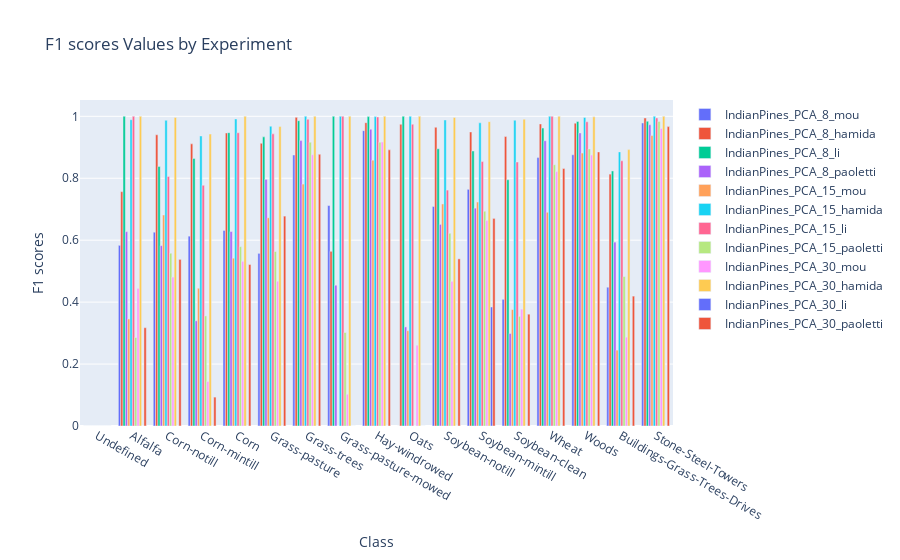

Notebook code cell kept with this figure:
### Markdown cell above
## F1 SCORES

### Code cell
ds = 'IndianPines'
dr = 'PCA'
plot_grouped_values(df_results[(df_results['Dataset'] == ds) 
                & (df_results['DR Method'] == dr)], 
                LABELS[ds],
                metric='F1 scores')

### Figure 1 — Plotly figure (JSON) as saved in the notebook; plotly's stock layout.template omitted (floating-point values rounded to 4 significant figures)
{"data": [{"name": "IndianPines_PCA_8_mou", "type": "bar", "x": ["Undefined", "Alfalfa", "Corn-notill", "Corn-mintill", "Corn", "Grass-pasture", "Grass-trees", "Grass-pasture-mowed", "Hay-windrowed", "Oats", "Soybean-notill", "Soybean-mintill", "Soybean-clean", "Wheat", "Woods", "Buildings-Grass-Trees-Drives", "Stone-Steel-Towers"], "y": [0, 0.5833, 0.6258, 0.613, 0.6314, 0.5575, 0.8752, 0.7119, 0.9537, 0, 0.7088, 0.7642, 0.409, 0.8667, 0.8759, 0.4481, 0.9785]}, {"name": "IndianPines_PCA_8_hamida", "type": "bar", "x": ["Undefined", "Alfalfa", "Corn-notill", "Corn-mintill", "Corn", "Grass-pasture", "Grass-trees", "Grass-pasture-mowed", "Hay-windrowed", "Oats", "Soybean-notill", "Soybean-mintill", "Soybean-clean", "Wheat", "Woods", "Buildings-Grass-Trees-Drives", "Stone-Steel-Towers"], "y": [0, 0.7568, 0.9403, 0.911, 0.9461, 0.9129, 0.9966, 0.5641, 0.9795, 0.9744, 0.9644, 0.9495, 0.9347, 0.9754, 0.9778, 0.8134, 0.9946]}, {"name": "IndianPines_PCA_8_li", "type": "bar", "x": ["Undefined", "Alfalfa", "Corn-notill", "Corn-mintill", "Corn", "Grass-pasture", "Grass-trees", "Grass-pasture-mowed", "Hay-windrowed", "Oats", "Soybean-notill", "Soybean-mintill", "Soybean-clean", "Wheat", "Woods", "Buildings-Grass-Trees-Drives", "Stone-Steel-Towers"], "y": [0, 1, 0.8377, 0.864, 0.9471, 0.9336, 0.9858, 1, 0.999, 1, 0.8953, 0.8882, 0.7952, 0.962, 0.9833, 0.8235, 0.9841]}, {"name": "IndianPines_PCA_8_paoletti", "type": "bar", "x": ["Undefined", "Alfalfa", "Corn-notill", "Corn-mintill", "Corn", "Grass-pasture", "Grass-trees", "Grass-pasture-mowed", "Hay-windrowed", "Oats", "Soybean-notill", "Soybean-mintill", "Soybean-clean", "Wheat", "Woods", "Buildings-Grass-Trees-Drives", "Stone-Steel-Towers"], "y": [0, 0.6275, 0.5824, 0.3397, 0.6278, 0.7963, 0.9216, 0.4545, 0.9584, 0.32, 0.651, 0.7034, 0.2987, 0.9212, 0.9464, 0.5938, 0.9727]}, {"name": "IndianPines_PCA_15_mou", "type": "bar", "x": ["Undefined", "Alfalfa", "Corn-notill", "Corn-mintill", "Corn", "Grass-pasture", "Grass-trees", "Grass-pasture-mowed", "Hay-windrowed", "Oats", "Soybean-notill", "Soybean-mintill", "Soybean-clean", "Wheat", "Woods", "Buildings-Grass-Trees-Drives", "Stone-Steel-Towers"], "y": [0, 0.3457, 0.6813, 0.4448, 0.5419, 0.6724, 0.7811, 0, 0.8585, 0.3077, 0.717, 0.7232, 0.376, 0.6902, 0.8811, 0.245, 0.9379]}, {"name": "IndianPines_PCA_15_hamida", "type": "bar", "x": ["Undefined", "Alfalfa", "Corn-notill", "Corn-mintill", "Corn", "Grass-pasture", "Grass-trees", "Grass-pasture-mowed", "Hay-windrowed", "Oats", "Soybean-notill", "Soybean-mintill", "Soybean-clean", "Wheat", "Woods", "Buildings-Grass-Trees-Drives", "Stone-Steel-Towers"], "y": [0, 0.989, 0.987, 0.9366, 0.9915, 0.9679, 1, 1, 0.999, 1, 0.9881, 0.979, 0.9873, 1, 0.9964, 0.8851, 1]}, {"name": "IndianPines_PCA_15_li", "type": "bar", "x": ["Undefined", "Alfalfa", "Corn-notill", "Corn-mintill", "Corn", "Grass-pasture", "Grass-trees", "Grass-pasture-mowed", "Hay-windrowed", "Oats", "Soybean-notill", "Soybean-mintill", "Soybean-clean", "Wheat", "Woods", "Buildings-Grass-Trees-Drives", "Stone-Steel-Towers"], "y": [0, 1, 0.8057, 0.7773, 0.9469, 0.9433, 0.9904, 1, 0.9979, 0.9744, 0.7617, 0.8539, 0.8524, 1, 0.9823, 0.8563, 0.9946]}, {"name": "IndianPines_PCA_15_paoletti", "type": "bar", "x": ["Undefined", "Alfalfa", "Corn-notill", "Corn-mintill", "Corn", "Grass-pasture", "Grass-trees", "Grass-pasture-mowed", "Hay-windrowed", "Oats", "Soybean-notill", "Soybean-mintill", "Soybean-clean", "Wheat", "Woods", "Buildings-Grass-Trees-Drives", "Stone-Steel-Towers"], "y": [0, 0.2857, 0.5578, 0.3555, 0.5792, 0.5634, 0.9164, 0.3019, 0.9165, 0, 0.6222, 0.6935, 0.3541, 0.8437, 0.8948, 0.4825, 0.9836]}, {"name": "IndianPines_PCA_30_mou", "type": "bar", "x": ["Undefined", "Alfalfa", "Corn-notill", "Corn-mintill", "Corn", "Grass-pasture", "Grass-trees", "Grass-pasture-mowed", "Hay-windrowed", "Oats", "Soybean-notill", "Soybean-mintill", "Soybean-clean", "Wheat", "Woods", "Buildings-Grass-Trees-Drives", "Stone-Steel-Towers"], "y": [0, 0.4444, 0.4809, 0.1435, 0.5316, 0.4675, 0.876, 0.1026, 0.9168, 0.2609, 0.467, 0.6638, 0.3773, 0.8214, 0.8748, 0.2869, 0.9609]}, {"name": "IndianPines_PCA_30_hamida", "type": "bar", "x": ["Undefined", "Alfalfa", "Corn-notill", "Corn-mintill", "Corn", "Grass-pasture", "Grass-trees", "Grass-pasture-mowed", "Hay-windrowed", "Oats", "Soybean-notill", "Soybean-mintill", "Soybean-clean", "Wheat", "Woods", "Buildings-Grass-Trees-Drives", "Stone-Steel-Towers"], "y": [0, 1, 0.9965, 0.9427, 1, 0.9668, 1, 1, 1, 1, 0.9964, 0.9827, 0.9907, 1, 0.9984, 0.8924, 1]}, {"name": "IndianPines_PCA_30_li", "type": "bar", "x": ["Undefined", "Alfalfa", "Corn-notill", "Corn-mintill", "Corn", "Grass-pasture", "Grass-trees", "Grass-pasture-mowed", "Hay-windrowed", "Oats", "Soybean-notill", "Soybean-mintill", "Soybean-clean", "Wheat", "Woods", "Buildings-Grass-Trees-Drives", "Stone-Steel-Towers"], "y": [0, 0, 0, 0, 0, 0, 0, 0, 0, 0, 0, 0.3843, 0, 0, 0, 0, 0]}, {"name": "IndianPines_PCA_30_paoletti", "type": "bar", "x": ["Undefined", "Alfalfa", "Corn-notill", "Corn-mintill", "Corn", "Grass-pasture", "Grass-trees", "Grass-pasture-mowed", "Hay-windrowed", "Oats", "Soybean-notill", "Soybean-mintill", "Soybean-clean", "Wheat", "Woods", "Buildings-Grass-Trees-Drives", "Stone-Steel-Towers"], "y": [0, 0.3175, 0.538, 0.09332, 0.5215, 0.6777, 0.8774, 0, 0.8916, 0, 0.5397, 0.6703, 0.3611, 0.8314, 0.8849, 0.4194, 0.9667]}], "layout": {"barmode": "group", "title": {"text": "F1 scores Values by Experiment"}, "xaxis": {"title": {"text": "Class"}}, "yaxis": {"title": {"text": "F1 scores"}}}}
